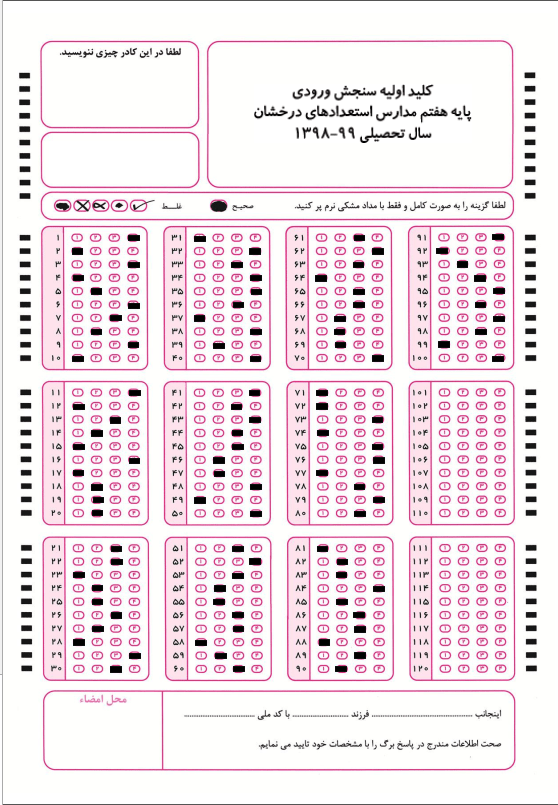
#> input picture sample 3/sample3.png, 558 x 805 px
$ python main.py
#> lines starting #> are read from the running program, lines starting #| are printed output that depends on the picture; after the words box and inside, x2 and y2 are one past the last pixel; in counts of white or black regions, pixels touching at a corner belong together
import cv2 as cv
import numpy as np
import pandas as pd


def is_valid_test(tests):
    # multi answers => WRONG
    answers = list(filter(lambda x: x > 0.7, tests))
    if len(answers) != 1:
        return False

    return True


def sort_contours(contours, reverse=False):
    dic = {}
    error = 5
    for contour in contours:

        x_points = contour[:, :, 0]
        y_points = contour[:, :, 1]

        if reverse:
            x_points, y_points = y_points, x_points

        key = min(x_points)[0]
        min_key = list(filter(lambda x: -error < x - key < error, dic.keys()))

        if min_key:
            key = min_key[0]
            dic[key].append((min(y_points)[0], contour))
        else:
            dic[key] = [(min(y_points)[0], contour)]

    dic = dict(sorted(dic.items()))

    for key in dic.keys():
        dic[key] = list(sorted(dic[key]))

    return [tup[1] for sublist in dic.values() for tup in sublist]


if __name__ == "__main__":

    img = cv.imread('sample3.png')
#> img is the input picture: shape (805, 558, 3); mean B, G, R 232.4, 226.7, 239.9
    output = img.copy()

    img = cv.cvtColor(img, cv.COLOR_BGR2GRAY)
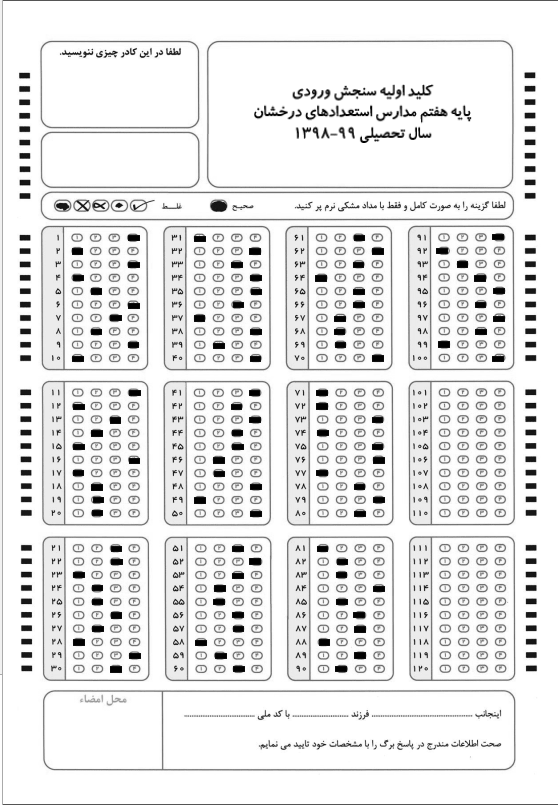
#> img: shape (805, 558); min 1, max 255, mean 231.4
    cop = img.copy()

    img = cv.adaptiveThreshold(img, 255, cv.ADAPTIVE_THRESH_MEAN_C, cv.THRESH_BINARY_INV, 15, 11)
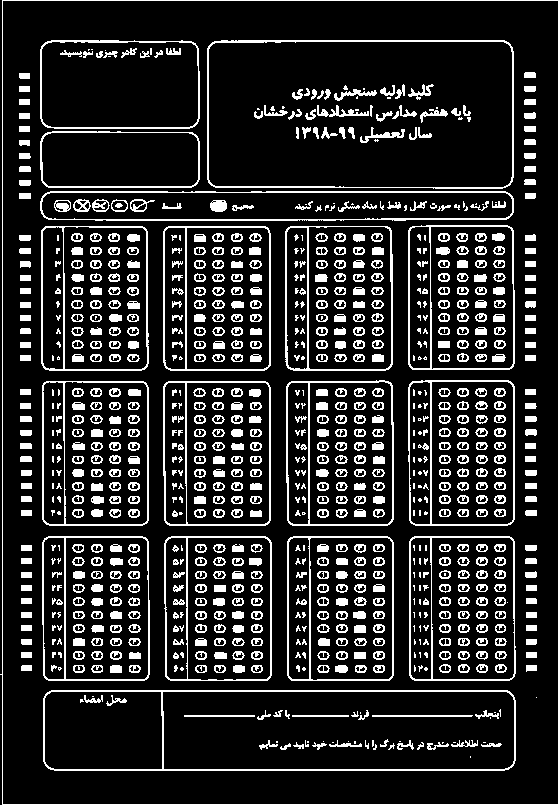
#> img: shape (805, 558); 15.8% white in thin lines or dots

    contours, hierarchy = cv.findContours(img, cv.RETR_TREE, cv.CHAIN_APPROX_SIMPLE)
#> contours = 1562 contours, 469 with area under 20; largest, box (x1, y1, x2, y2) and area: (207, 40, 514, 189) 44929, (208, 41, 513, 188) 44085, (43, 690, 516, 771) 37640, (162, 691, 515, 770) 27338, (163, 226, 271, 371) 15352
    contours = list(filter(lambda x: 11e3 < cv.contourArea(x) < 12e3, contours))
#> contours = 12 contours; largest, box (x1, y1, x2, y2) and area: (187, 537, 271, 681) 11780, (308, 226, 392, 370) 11778, (186, 382, 270, 525) 11764, (186, 227, 270, 370) 11762, (64, 381, 148, 525) 11750
    contours = sort_contours(contours)
#> the loop in sort_contours, `for contour in contours: ` made 12 passes
#> min_key on passes 5 to 12: [187], [65], [431], [309], [309], [187], [65], [431]
#> after the loop in sort_contours, `for contour in contours:`: dic = 4 items
#> the loop in sort_contours, `for key in dic.keys():` made 4 passes

    tests = []
    coord = []
    for contour in contours:
        x, y, w, h = cv.boundingRect(contour)
        section = cop[y: y+h, x: x+w]
        section = cv.adaptiveThreshold(section, 255, cv.ADAPTIVE_THRESH_MEAN_C, cv.THRESH_BINARY_INV, 15, 11)
        coord.append([(x, y)])

        cnts, hierarchy = cv.findContours(section, cv.RETR_LIST, cv.CHAIN_APPROX_SIMPLE)
        cnts = list(filter(lambda x: 55 < cv.contourArea(x) < 80, cnts))
        cnts = sort_contours(cnts, reverse=True)
        for cnt in cnts:
            x, y, w, h = cv.boundingRect(cnt)
            tests.append(section[y: y+h, x: x+w])
            coord[-1].append((x, y, w, h))
#> this loop made 12 passes
#> pass 1, `section = cop[y: y+h, x: x+w]`:
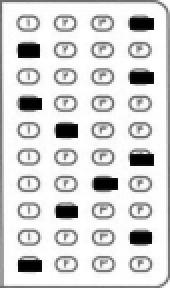
#> section: shape (144, 85) (shown 2 times larger); min 1, max 255, mean 214.3
#> pass 1, `section = cv.adaptiveThreshold(section, 255, cv.ADAPTIVE_THRESH_MEAN_C..`:
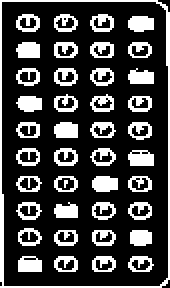
#> section: shape (144, 85) (shown 2 times larger); 25.7% white; 42 white regions (1 under 20 px), largest, box (x1, y1, x2, y2) and area: (0, 0, 85, 144) 528, (46, 88, 59, 96) 90, (64, 8, 77, 16) 89
#> pass 2, `section = cv.adaptiveThreshold(section, 255, cv.ADAPTIVE_THRESH_MEAN_C..`:
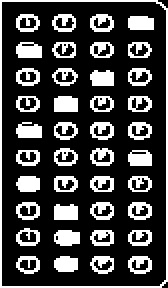
#> section: shape (144, 84) (shown 2 times larger); 25.9% white; 41 white regions, largest, box (x1, y1, x2, y2) and area: (0, 0, 84, 144) 452, (27, 48, 39, 56) 91, (27, 102, 39, 110) 88
#> after the loop:
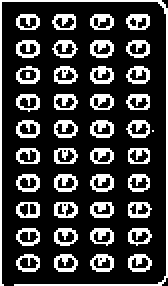
#> section: shape (143, 84) (shown 2 times larger); 23.8% white in thin lines or dots
#> after the loop, coord = 12 items; tests = 480 items

    answers = []
    n = len(tests)
#> n = 480
    for i in range(0, n, 4):
        tests_group = []
        for j in range(i, i + 4):
            w, h = tests[j].shape
            area = w * h
            filled_area = np.count_nonzero(tests[j])
            tests_group.append(filled_area / area)

        if is_valid_test(tests_group):
            choice = tests_group.index(max(tests_group)) + 1
            answers.append(choice)

            X, Y = coord[i//40][0]
            x, y, w, h = coord[i//40][i % 40 + choice]

            pt1 = (X + x, Y + y)
            pt2 = (X + x + w, Y + y + h)
            cv.rectangle(output, pt1, pt2, (0, 255, 0), 2)

        else:
            answers.append(-1)
#> this loop made 120 passes
#> (answers in is_valid_test, X, Y, x, y, w, h, pt1) on passes 1 to 12: ([0.856], 63, 226, 64, 8, 13, 8, (127, 234)), ([0.896], 63, 226, 8, 21, 12, 8, (71, 247)), ([0.779], 63, 226, 64, 34, 13, 8, (127, 260)), ([0.817], 63, 226, 8, 48, 13, 8, (71, 274)), ([0.906], 63, 226, 27, 61, 12, 8, (90, 287)), ([0.827], 63, 226, 64, 75, 13, 8, (127, 301)), ([0.865], 63, 226, 46, 88, 13, 8, (109, 314)), ([0.792], 63, 226, 27, 101, 12, 8, (90, 327)), ([0.909], 63, 226, 65, 115, 11, 8, (128, 341)), ([0.854], 63, 226, 9, 128, 12, 8, (72, 354)), ([0.945], 64, 381, 64, 8, 13, 7, (128, 389)), ([0.837], 64, 381, 8, 21, 13, 8, (72, 402))
#> (answers in is_valid_test, X, Y, x, y, w, h) on pass 56: ([0.885], 187, 537, 45, 74, 12, 8)
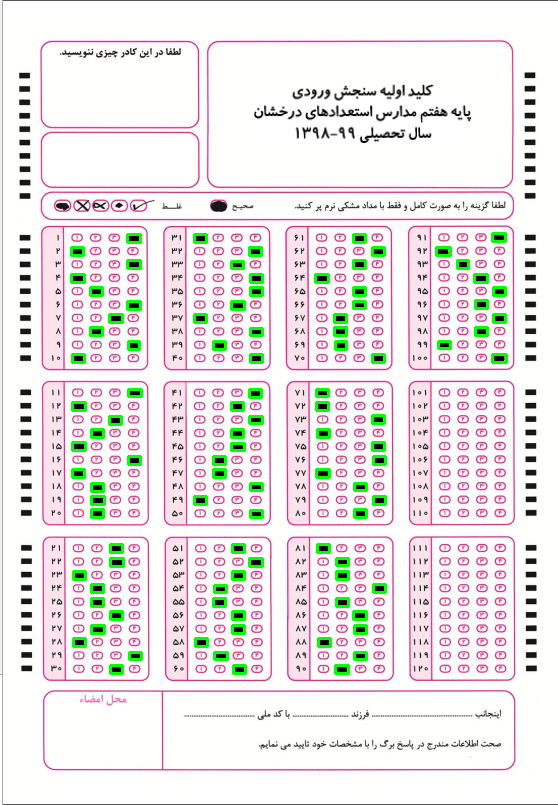
#> output: shape (805, 558, 3); 2.59% of pixels changed, all inside (x1, y1, x2, y2) = (70, 232, 508, 675)


    data = {
        "Q": [i for i in range(1, len(answers) + 1)],
        "A": answers
    }

    data = pd.DataFrame(data)
    data.to_excel('./sample3.xlsx', 'Answer Sheet 3')


    cv.imwrite('output.jpg', output)
    cv.imshow('Detected Choices', output)
    cv.waitKey()
